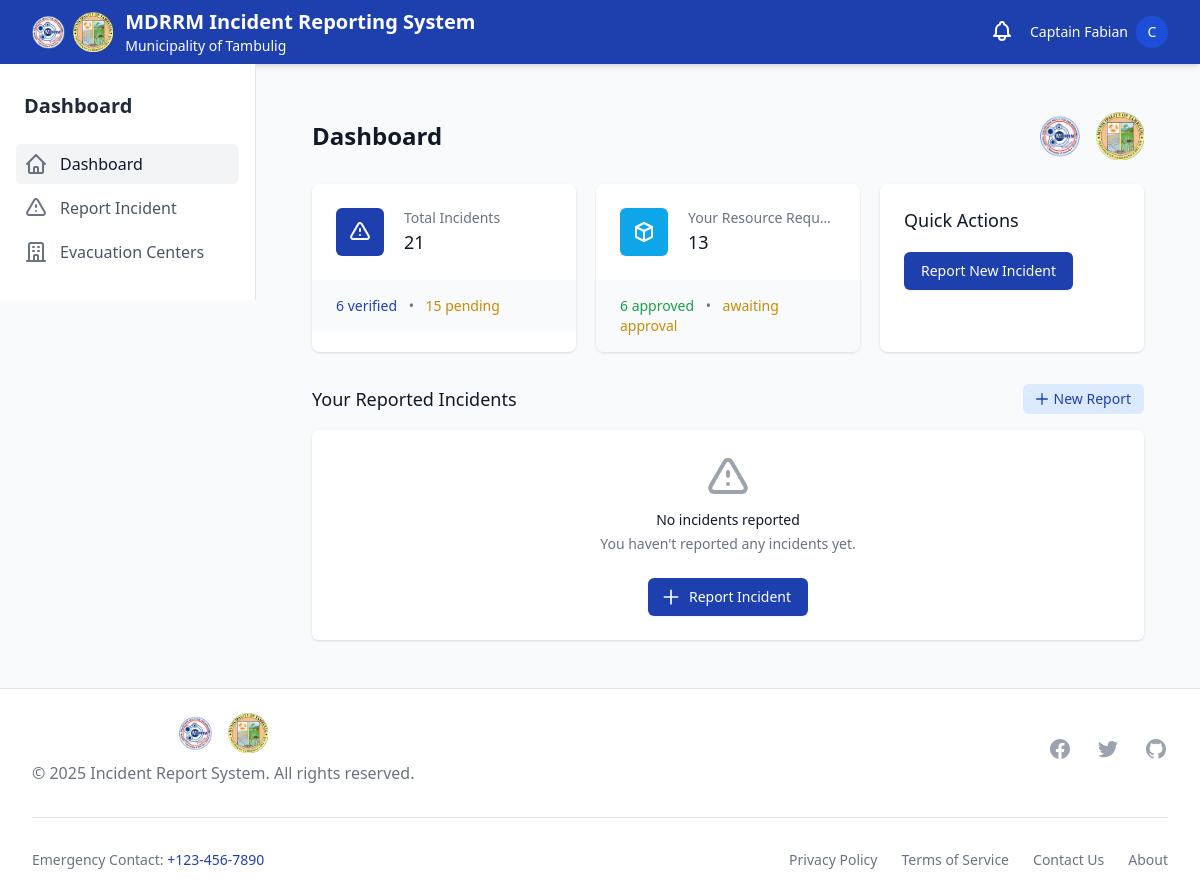
The page /dashboard/ (signed in) on the database as committed earlier.
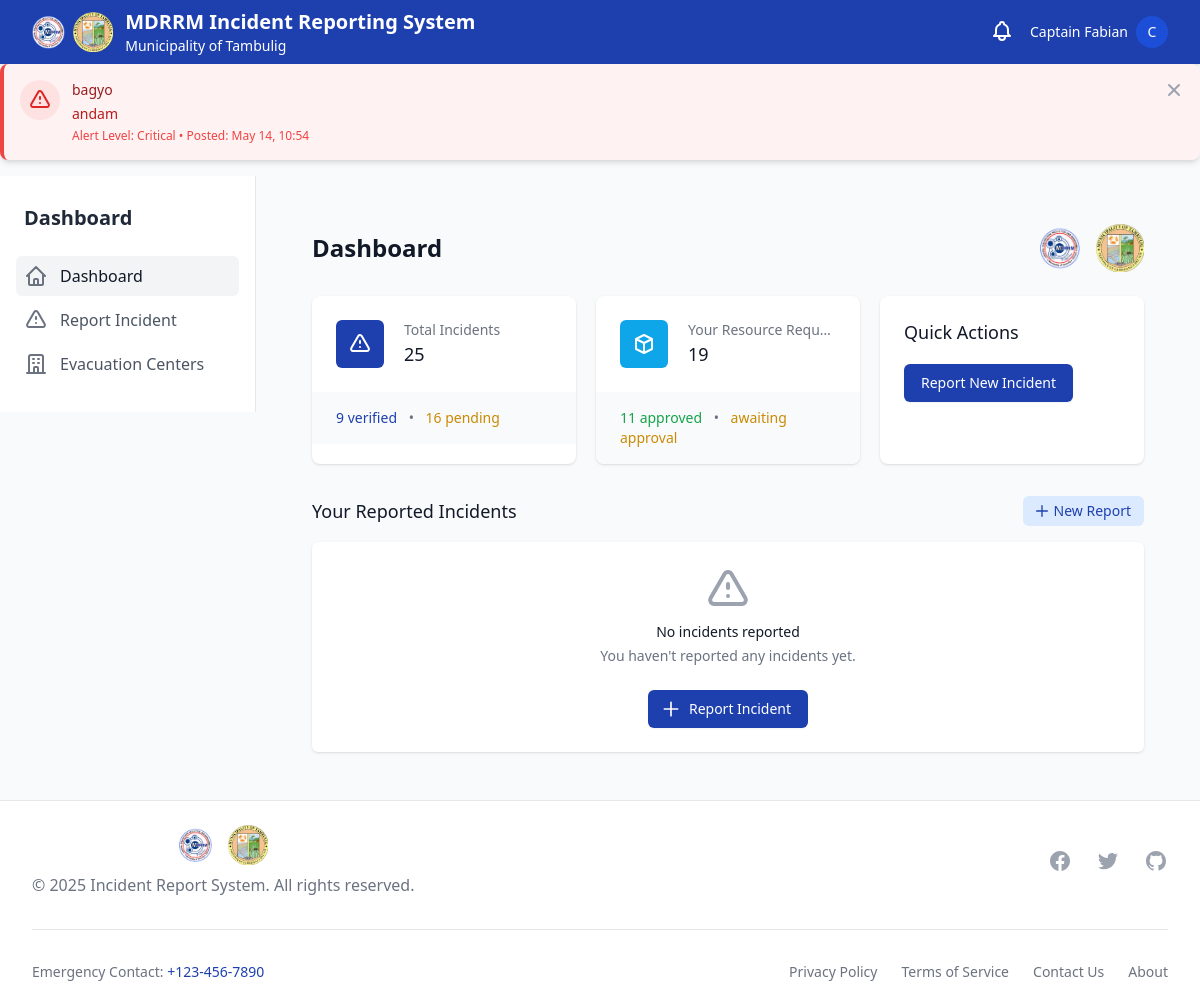
The same page on the database as committed later.
### disaster_aid/models.py (models this page shows, shortened)
class DisasterAlert(models.Model):
    SEVERITY_CHOICES = (
        ('low', 'Low'),
        ('medium', 'Medium'),
        ('high', 'High'),
        ('critical', 'Critical'),
    )
    title = models.CharField(max_length=255)
    message = models.TextField()
    severity = models.CharField(max_length=20, choices=SEVERITY_CHOICES, default='medium')
    created_by = models.ForeignKey(User, on_delete=models.CASCADE, related_name='created_alerts')
    created_at = models.DateTimeField(default=timezone.now)
    is_active = models.BooleanField(default=True)
    class Meta:
        ordering = ['-created_at']

### disaster_aid/views.py (the view)
# urls.py: path('dashboard/', dashboard, name='dashboard'),
@login_required
def dashboard(request):
    if request.user.is_staff:
        return redirect('admin_dashboard')
    user_incidents = IncidentReport.objects.filter(reporter=request.user).order_by('-date_reported')
    incident_count = IncidentReport.objects.count()
    verified_count = IncidentReport.objects.filter(is_verified=True).count()
    pending_count = incident_count - verified_count
    distribution_count = IncidentDistribution.objects.count()
    fulfilled_count = IncidentDistribution.objects.filter(is_fulfilled=True).count()
    paginator = Paginator(user_incidents, 10)  # Show 10 incidents per page
    page_number = request.GET.get('page')
    page_obj = paginator.get_page(page_number)
    context = {
        'page_obj': page_obj,
        'incident_count': incident_count,
        'verified_count': verified_count,
        'pending_count': pending_count,
        'distribution_count': distribution_count,
        'fulfilled_count': fulfilled_count,
    }
    return render(request, 'dashboard/dashboard.html', context)

### disaster_aid/context_processors.py (called while the page is built, shortened)
def sms_modal_data(request):
    context = {
        'barangays': [],
        'reporter_profiles': [],
    }
    return context

### templates/dashboard/dashboard.html (shortened to what the changed rows need)
{% extends 'base.html' %}
{% block content %}
<div class="py-6">
    <div class="max-w-7xl mx-auto px-4 sm:px-6 lg:px-8">
        <div class="flex items-center justify-between">
            <h1 class="text-2xl font-semibold text-gray-900">Dashboard</h1>
        </div>
        <div class="mt-6 grid grid-cols-1 gap-5 sm:grid-cols-2 lg:grid-cols-3">
            <div class="bg-white overflow-hidden shadow rounded-lg">
                <div class="px-4 py-5 sm:p-6">
                    <div class="flex items-center">
                        <div class="ml-5 w-0 flex-1">
                            <dl>
                                <dd>
                                    <div class="text-lg font-medium text-gray-900">
                                        {{ incident_count }}
                                    </div>
                                </dd>
                            </dl>
                        </div>
                    </div>
                </div>
                <div class="bg-gray-50 px-4 py-4 sm:px-6">
                    <div class="text-sm">
                        <span class="font-medium text-primary">
                            {{ verified_count }} verified
                        </span>
                        <span class="mx-2 text-gray-500">•</span>
                        <span class="font-medium text-yellow-600">
                            {{ pending_count }} pending
                        </span>
                    </div>
                </div>
            </div>
            <div class="bg-white overflow-hidden shadow rounded-lg">
                <div class="px-4 py-5 sm:p-6">
                    <div class="flex items-center">
                        <div class="ml-5 w-0 flex-1">
                            <dl>
                                <dd>
                                    <div class="text-lg font-medium text-gray-900">
                                        {{ distribution_count }}
                                    </div>
                                </dd>
                            </dl>
                        </div>
                    </div>
                </div>
                <div class="bg-gray-50 px-4 py-4 sm:px-6">
                    <div class="text-sm">
                        <span class="font-medium text-green-600">
                            {{ fulfilled_count }} approved
                        </span>
                        <span class="mx-2 text-gray-500">•</span>
                        <span class="font-medium text-yellow-600">
                            {{ distribution_count|add:"-"|add:fulfilled_count }} awaiting approval
                        </span>
                    </div>
                </div>
            </div>
        </div>
        <div class="mt-8">
            <div class="flex items-center justify-between">
                <h2 class="text-lg font-medium text-gray-900">Your Reported Incidents</h2>
            </div>
        </div>
    </div>
</div>
{% endblock %}

### templates/components/disaster_alert.html (shortened to what this page needs)
{% if has_active_alerts %}
<div id="disaster-alerts-container" class="w-full">
    {% for alert in active_disaster_alerts %}
    <div id="disaster-alert-{{ alert.id }}"
         x-data="{ show: true }"
         x-show="show"
         class="disaster-alert mb-4 p-4 rounded-lg shadow-md border-l-4 {% if alert.severity == 'critical' %}bg-red-50 border-red-500{% elif alert.severity == 'high' %}bg-orange-50 border-orange-500{% elif alert.severity == 'medium' %}bg-yellow-50 border-yellow-500{% else %}bg-blue-50 border-blue-500{% endif %}">
        <div class="flex items-start">
            <div class="flex-shrink-0">
                {% if alert.severity == 'critical' %}
                <span class="inline-flex items-center justify-center h-10 w-10 rounded-full bg-red-100">
                </span>
                {% endif %}
            </div>
            <div class="ml-3 w-0 flex-1">
                <div class="flex justify-between items-start">
                    <div>
                        <p class="text-sm font-medium {% if alert.severity == 'critical' %}text-red-800{% elif alert.severity == 'high' %}text-orange-800{% elif alert.severity == 'medium' %}text-yellow-800{% else %}text-blue-800{% endif %}">
                            {{ alert.title }}
                        </p>
                        <p class="mt-1 text-sm {% if alert.severity == 'critical' %}text-red-700{% elif alert.severity == 'high' %}text-orange-700{% elif alert.severity == 'medium' %}text-yellow-700{% else %}text-blue-700{% endif %}">
                            {{ alert.message }}
                        </p>
                        <p class="mt-1 text-xs {% if alert.severity == 'critical' %}text-red-500{% elif alert.severity == 'high' %}text-orange-500{% elif alert.severity == 'medium' %}text-yellow-500{% else %}text-blue-500{% endif %}">
                            Alert Level: {{ alert.get_severity_display }} • Posted: {{ alert.created_at|date:"M d, H:i" }}
                        </p>
                    </div>
                    <div class="ml-4 flex-shrink-0 flex">
                        <button @click="show = false; hideAlert('{{ alert.id }}')" class="inline-flex text-gray-400 focus:outline-none focus:text-gray-500 transition ease-in-out duration-150">
                        </button>
                    </div>
                </div>
            </div>
        </div>
    </div>
    {% endfor %}
</div>
{% endif %}

Rows that differ between the two databases and show on the page:
added DisasterAlert: title "bagyo", message "andam", severity "Critical", created_at "May 14, 10:54"
Other text that changed with them:
{{ incident_count }}: "21" → "25"
{{ verified_count }}: "6" → "9"
{{ pending_count }}: "15" → "16"
{{ distribution_count }}: "13" → "19"
{{ fulfilled_count }}: "6" → "11"
